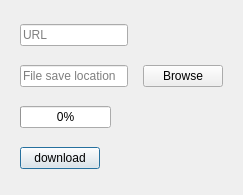
<?xml version="1.0" encoding="UTF-8"?>
<ui version="4.0">
 <class>Dialog</class>
 <widget class="QDialog" name="Dialog">
  <property name="geometry">
   <rect>
    <x>0</x>
    <y>0</y>
    <width>243</width>
    <height>195</height>
   </rect>
  </property>
  <property name="windowTitle">
   <string>pyDownloader</string>
  </property>
  <layout class="QGridLayout" name="gridLayout">
   <item row="5" column="0">
    <widget class="QPushButton" name="btn_download">
     <property name="sizePolicy">
      <sizepolicy hsizetype="Maximum" vsizetype="Maximum">
       <horstretch>0</horstretch>
       <verstretch>0</verstretch>
      </sizepolicy>
     </property>
     <property name="text">
      <string>download</string>
     </property>
    </widget>
   </item>
   <item row="4" column="0">
    <widget class="QProgressBar" name="progressBar">
     <property name="sizePolicy">
      <sizepolicy hsizetype="Maximum" vsizetype="Maximum">
       <horstretch>0</horstretch>
       <verstretch>0</verstretch>
      </sizepolicy>
     </property>
     <property name="value">
      <number>0</number>
     </property>
     <property name="alignment">
      <set>Qt::AlignCenter</set>
     </property>
    </widget>
   </item>
   <item row="1" column="0">
    <widget class="QLineEdit" name="lineEdit_file">
     <property name="sizePolicy">
      <sizepolicy hsizetype="Maximum" vsizetype="Maximum">
       <horstretch>0</horstretch>
       <verstretch>0</verstretch>
      </sizepolicy>
     </property>
     <property name="placeholderText">
      <string>File save location</string>
     </property>
    </widget>
   </item>
   <item row="0" column="0">
    <widget class="QLineEdit" name="lineEdit_url">
     <property name="sizePolicy">
      <sizepolicy hsizetype="Maximum" vsizetype="Maximum">
       <horstretch>0</horstretch>
       <verstretch>0</verstretch>
      </sizepolicy>
     </property>
     <property name="text">
      <string/>
     </property>
     <property name="placeholderText">
      <string>URL</string>
     </property>
    </widget>
   </item>
   <item row="1" column="1">
    <widget class="QPushButton" name="btn_Browse">
     <property name="sizePolicy">
      <sizepolicy hsizetype="Maximum" vsizetype="Maximum">
       <horstretch>0</horstretch>
       <verstretch>0</verstretch>
      </sizepolicy>
     </property>
     <property name="text">
      <string>Browse</string>
     </property>
    </widget>
   </item>
  </layout>
 </widget>
 <resources/>
 <connections/>
</ui>
